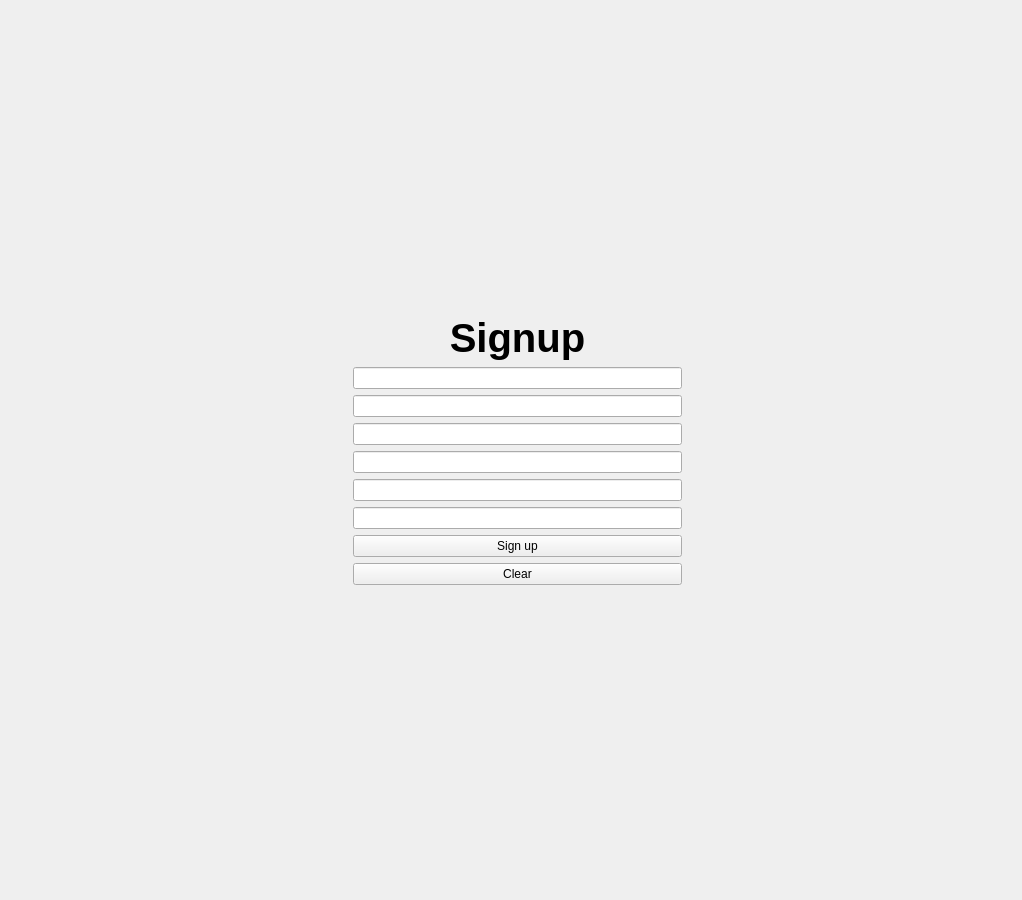
<?xml version="1.0" encoding="UTF-8"?>
<ui version="4.0">
 <class>SignupForm</class>
 <widget class="QWidget" name="SignupForm">
  <property name="enabled">
   <bool>true</bool>
  </property>
  <property name="geometry">
   <rect>
    <x>0</x>
    <y>0</y>
    <width>1022</width>
    <height>900</height>
   </rect>
  </property>
  <property name="windowTitle">
   <string>Form</string>
  </property>
  <layout class="QGridLayout" name="gridLayout">
   <item row="0" column="2">
    <spacer name="vertical_spacer">
     <property name="orientation">
      <enum>Qt::Vertical</enum>
     </property>
     <property name="sizeHint" stdset="0">
      <size>
       <width>20</width>
       <height>40</height>
      </size>
     </property>
    </spacer>
   </item>
   <item row="1" column="3">
    <spacer name="horizontal_spacer_2">
     <property name="orientation">
      <enum>Qt::Horizontal</enum>
     </property>
     <property name="sizeHint" stdset="0">
      <size>
       <width>40</width>
       <height>20</height>
      </size>
     </property>
    </spacer>
   </item>
   <item row="1" column="2">
    <layout class="QVBoxLayout" name="verticalLayout">
     <item>
      <widget class="QLabel" name="label">
       <property name="font">
        <font>
         <pointsize>30</pointsize>
         <weight>75</weight>
         <bold>true</bold>
        </font>
       </property>
       <property name="text">
        <string>Signup</string>
       </property>
       <property name="alignment">
        <set>Qt::AlignCenter</set>
       </property>
      </widget>
     </item>
     <item>
      <widget class="QLineEdit" name="username"/>
     </item>
     <item>
      <widget class="QLineEdit" name="email"/>
     </item>
     <item>
      <widget class="QLineEdit" name="name"/>
     </item>
     <item>
      <widget class="QLineEdit" name="surname"/>
     </item>
     <item>
      <widget class="QLineEdit" name="password"/>
     </item>
     <item>
      <widget class="QLineEdit" name="password_confirm"/>
     </item>
     <item>
      <widget class="QPushButton" name="signup">
       <property name="text">
        <string>Sign up</string>
       </property>
       <property name="autoDefault">
        <bool>false</bool>
       </property>
       <property name="default">
        <bool>false</bool>
       </property>
      </widget>
     </item>
     <item>
      <widget class="QPushButton" name="clear">
       <property name="text">
        <string>Clear</string>
       </property>
      </widget>
     </item>
    </layout>
   </item>
   <item row="1" column="1">
    <spacer name="horizontal_spacer">
     <property name="orientation">
      <enum>Qt::Horizontal</enum>
     </property>
     <property name="sizeHint" stdset="0">
      <size>
       <width>40</width>
       <height>20</height>
      </size>
     </property>
    </spacer>
   </item>
   <item row="1" column="0">
    <widget class="QLabel" name="logo">
     <property name="text">
      <string/>
     </property>
     <property name="pixmap">
      <pixmap resource="resource.qrc">:/images/app/logo.png</pixmap>
     </property>
     <property name="alignment">
      <set>Qt::AlignCenter</set>
     </property>
    </widget>
   </item>
   <item row="2" column="2">
    <spacer name="vertical_spacer_2">
     <property name="orientation">
      <enum>Qt::Vertical</enum>
     </property>
     <property name="sizeHint" stdset="0">
      <size>
       <width>20</width>
       <height>40</height>
      </size>
     </property>
    </spacer>
   </item>
  </layout>
 </widget>
 <resources>
  <include location="resource.qrc"/>
 </resources>
 <connections>
  <connection>
   <sender>clear</sender>
   <signal>clicked()</signal>
   <receiver>username</receiver>
   <slot>clear()</slot>
   <hints>
    <hint type="sourcelabel">
     <x>731</x>
     <y>691</y>
    </hint>
    <hint type="destinationlabel">
     <x>715</x>
     <y>475</y>
    </hint>
   </hints>
  </connection>
  <connection>
   <sender>clear</sender>
   <signal>clicked()</signal>
   <receiver>email</receiver>
   <slot>clear()</slot>
   <hints>
    <hint type="sourcelabel">
     <x>786</x>
     <y>694</y>
    </hint>
    <hint type="destinationlabel">
     <x>750</x>
     <y>511</y>
    </hint>
   </hints>
  </connection>
  <connection>
   <sender>clear</sender>
   <signal>clicked()</signal>
   <receiver>name</receiver>
   <slot>clear()</slot>
   <hints>
    <hint type="sourcelabel">
     <x>800</x>
     <y>698</y>
    </hint>
    <hint type="destinationlabel">
     <x>802</x>
     <y>543</y>
    </hint>
   </hints>
  </connection>
  <connection>
   <sender>clear</sender>
   <signal>clicked()</signal>
   <receiver>surname</receiver>
   <slot>clear()</slot>
   <hints>
    <hint type="sourcelabel">
     <x>833</x>
     <y>688</y>
    </hint>
    <hint type="destinationlabel">
     <x>825</x>
     <y>576</y>
    </hint>
   </hints>
  </connection>
  <connection>
   <sender>clear</sender>
   <signal>clicked()</signal>
   <receiver>password</receiver>
   <slot>clear()</slot>
   <hints>
    <hint type="sourcelabel">
     <x>779</x>
     <y>697</y>
    </hint>
    <hint type="destinationlabel">
     <x>835</x>
     <y>605</y>
    </hint>
   </hints>
  </connection>
  <connection>
   <sender>clear</sender>
   <signal>clicked()</signal>
   <receiver>password_confirm</receiver>
   <slot>clear()</slot>
   <hints>
    <hint type="sourcelabel">
     <x>776</x>
     <y>694</y>
    </hint>
    <hint type="destinationlabel">
     <x>771</x>
     <y>637</y>
    </hint>
   </hints>
  </connection>
  <connection>
   <sender>signup</sender>
   <signal>clicked()</signal>
   <receiver>label</receiver>
   <slot>clear()</slot>
   <hints>
    <hint type="sourcelabel">
     <x>817</x>
     <y>664</y>
    </hint>
    <hint type="destinationlabel">
     <x>800</x>
     <y>328</y>
    </hint>
   </hints>
  </connection>
 </connections>
</ui>
